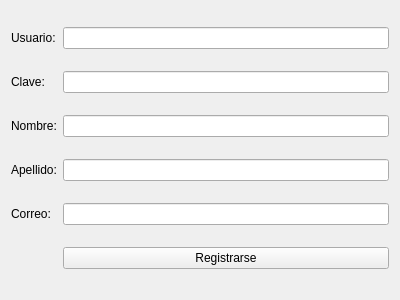
<?xml version="1.0" encoding="UTF-8"?>
<ui version="4.0">
 <class>Registro</class>
 <widget class="QWidget" name="Registro">
  <property name="geometry">
   <rect>
    <x>0</x>
    <y>0</y>
    <width>400</width>
    <height>300</height>
   </rect>
  </property>
  <property name="windowTitle">
   <string>Form</string>
  </property>
  <layout class="QGridLayout" name="gridLayout">
   <item row="0" column="0">
    <widget class="QLabel" name="lUsuario">
     <property name="text">
      <string>Usuario:</string>
     </property>
    </widget>
   </item>
   <item row="0" column="1">
    <widget class="QLineEdit" name="leUsuario"/>
   </item>
   <item row="1" column="0">
    <widget class="QLabel" name="lClave">
     <property name="text">
      <string>Clave:</string>
     </property>
    </widget>
   </item>
   <item row="1" column="1">
    <widget class="QLineEdit" name="leClave"/>
   </item>
   <item row="2" column="0">
    <widget class="QLabel" name="lNombre">
     <property name="text">
      <string>Nombre:</string>
     </property>
    </widget>
   </item>
   <item row="2" column="1">
    <widget class="QLineEdit" name="leNombre"/>
   </item>
   <item row="3" column="0">
    <widget class="QLabel" name="lApellido">
     <property name="text">
      <string>Apellido:</string>
     </property>
    </widget>
   </item>
   <item row="3" column="1">
    <widget class="QLineEdit" name="leApellido"/>
   </item>
   <item row="4" column="0">
    <widget class="QLabel" name="lCorreo">
     <property name="text">
      <string>Correo:</string>
     </property>
    </widget>
   </item>
   <item row="4" column="1">
    <widget class="QLineEdit" name="leCorreo"/>
   </item>
   <item row="5" column="1">
    <widget class="QPushButton" name="pbRegistrase">
     <property name="text">
      <string>Registrarse</string>
     </property>
    </widget>
   </item>
  </layout>
 </widget>
 <resources/>
 <connections/>
</ui>
